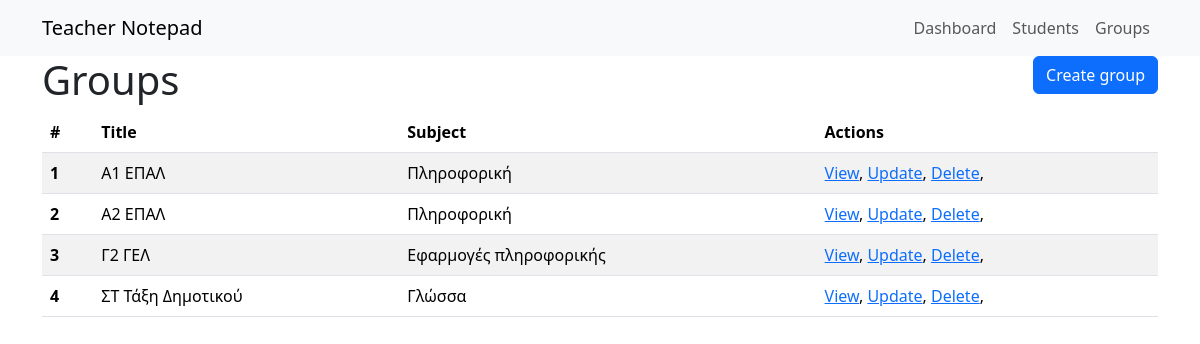
/dashboard/groups, run on the app's committed database.
### teachernotepad/models.py (models this page shows, shortened)
class Group(models.Model):
    title = models.CharField(max_length=60)
    subject = models.CharField(max_length=60, blank=True)
    students = models.ManyToManyField(Student, blank=True)
    def get_absolute_url(self):
        return reverse('group-detail', kwargs={'pk' : self.pk})

### teachernotepad/views.py (the view)
# urls.py: path('groups', views.GroupListView.as_view(), name='group-list'),
class GroupListView(generic.ListView):
    model = Group

### teachernotepad/templates/teachernotepad/group_list.html
{% extends 'base.html' %}
{% block content %}
  <section class="d-flex justify-content-between">
    <h1>Groups</h1>
    <span><a href="{% url 'group-create' %}" class="btn btn-primary">Create group</a></span>
  </section>
    <table class="table table-striped table-hover">
  <thead>
    <tr>
      <th scope="col">#</th>
      <th scope="col">Title</th>
      <th scope="col">Subject</th>
      <th scope="col">Actions</th>
    </tr>
  </thead>
  <tbody>
  {% for group in group_list %}
    <tr>
      <th scope="row">{{group.id}}</th>
      <td>{{group.title}}</td>
      <td>{{group.subject}}</td>
      <td>
          <a href="{{ group.get_absolute_url }}">View</a>,
          <a href="{% url 'group-update' group.pk %}">Update</a>,
          <a href="{% url 'group-delete' group.pk %}">Delete</a>,
      </td>
    </tr>
  {% endfor %}
  </tbody>
</table>
{% endblock content %}

### data on the page
Group: id "1", title "Α1 ΕΠΑΛ", subject "Πληροφορική"
Group: id "2", title "Α2 ΕΠΑΛ", subject "Πληροφορική"
Group: id "3", title "Γ2 ΓΕΛ", subject "Εφαρμογές πληροφορικής"
Group: id "4", title "ΣΤ Τάξη Δημοτικού", subject "Γλώσσα"
